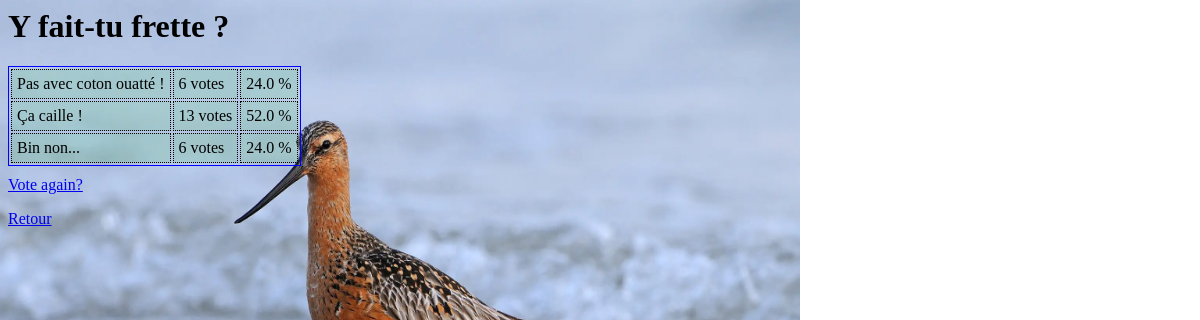
The app's page /polls/2/results/ with its own data.
### polls/models.py (models this page shows, shortened)
class Question(models.Model):
    question_text = models.CharField(max_length=200)
    tot_votes = models.IntegerField(default=0)
    pub_date = models.DateTimeField("date published")

class Choice(models.Model):
    question = models.ForeignKey(Question, on_delete=models.CASCADE)
    choice_text = models.CharField(max_length=200)
    votes = models.IntegerField(default=0)

### polls/views.py (the view)
# urls.py: path("<int:pk>/results/", views.ResultsView.as_view(), name="results"),
class ResultsView(generic.DetailView):
    model = Question
    template_name = "polls/results.html"

### polls/templatetags/les_filtres_jk.py (called while the page is built)
@register.filter(name="diviser")
def diviser(value, arg):
    try:
        a =  str(round((int(value) / int(arg)) *100,2))
        return a
    except (ValueError, ZeroDivisionError):
        return None

### polls/templates/polls/results.html (shortened to what this page needs)
{% include "polls/jack.html" %}
{% load les_filtres_jk %}
<h1>{{ question.question_text }}</h1>
<table class="jktable">
{% for choice in question.choice_set.all %}
    <tr><td>{{ choice.choice_text }} </td><td> {{ choice.votes }} vote{{ choice.votes|pluralize }}</td><td>{{ choice.votes|diviser:question.tot_votes }} %</td></tr>
    {% endfor %}
</table>
<a href="{% url 'polls:detail' question.id %}">Vote again?</a>
<a href="{% url 'polls:index' %}">Retour</a>

### records on screen
Question: question_text "Y fait-tu frette ?"
Choice: choice_text "Pas avec coton ouatté !", votes "6", votes|diviser "24.0"
Choice: choice_text "Ça caille !", votes "13", votes|diviser "52.0"
Choice: choice_text "Bin non...", votes "6", votes|diviser "24.0"
